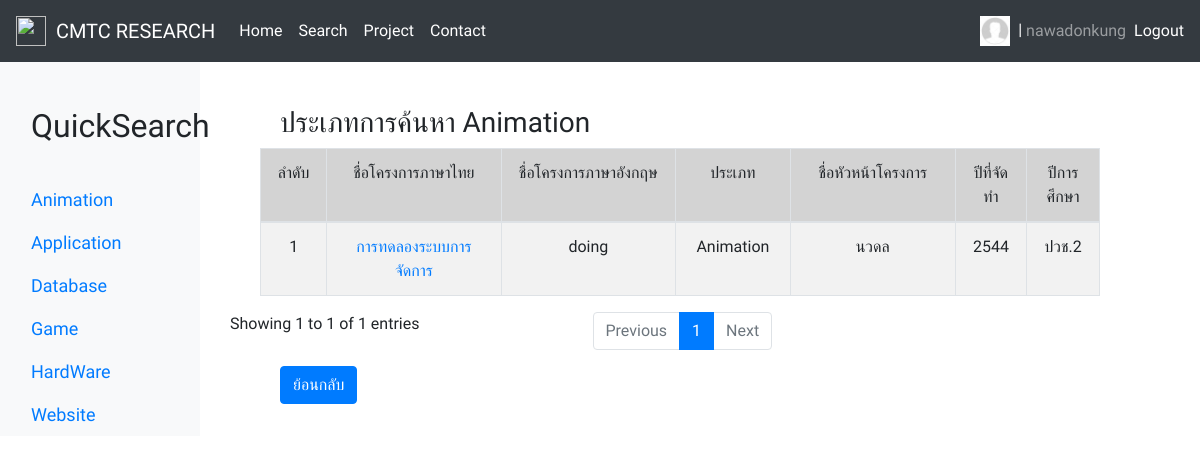
Screenshot of /QuickSearchPage/QuickSearchAnimation.php (signed in) with the database file from the repository.
### tables this page shows
CREATE TABLE `users` (
  `id` int(11) NOT NULL,
  `username` varchar(255) NOT NULL,
  `email` varchar(255) NOT NULL,
  `password` varchar(255) NOT NULL,
  `firstname` varchar(32) NOT NULL,
  `lastname` varchar(32) NOT NULL,
  `birthday` date NOT NULL,
  `userphotoicon` varchar(255) DEFAULT NULL,
  `phonenumber` int(64) DEFAULT NULL,
  `timestamp` timestamp NOT NULL DEFAULT current_timestamp() ON UPDATE current_timestamp()
);

CREATE TABLE `researchs` (
  `research_No` int(64) NOT NULL,
  `research_NameThai` varchar(64) NOT NULL,
  `research_NameEnglish` varchar(64) NOT NULL,
  `research_Image` varchar(255) DEFAULT NULL,
  `research_Type` varchar(64) NOT NULL,
  `research_ProjectLeaderName` varchar(64) NOT NULL,
  `research_ProjectLeaderEmail` varchar(64) NOT NULL,
  `research_AdvisorName` varchar(64) NOT NULL,
  `research_YearCompletion` int(4) NOT NULL,
  `research_StudentClass` varchar(64) NOT NULL,
  `research_Member` int(64) NOT NULL,
  `research_Text` text DEFAULT NULL,
  `research_FileWord` varchar(255) DEFAULT NULL,
  `research_FilePDF` varchar(255) DEFAULT NULL,
  `research_TimeStamp` timestamp NOT NULL DEFAULT current_timestamp() ON UPDATE current_timestamp()
);

### QuickSearchPage/QuickSearchAnimation.php (the view, shortened to what this page needs)
<?php
include_once "../Connection/db.php";
?>
<!doctype html>
<html lang="en">
<head>
    <link href="../assets/dist/css/bootstrap.min.css" rel="stylesheet">
    <link rel="stylesheet" href="https://stackpath.bootstrapcdn.com/bootstrap/4.4.1/css/bootstrap.min.css"
>
      <link herf="https://cdn.datatables.net/1.10.22/css/dataTables.bootstrap4.min.css" rel="stylesheet">
</head>
<body>
    <nav class="navbar navbar-expand-lg navbar-dark bg-dark">
    <img src="../img/itcmtc.png" width="30" height="30">
        <a class="navbar-brand" href="#">&nbsp; CMTC RESEARCH</a>
        <div class="collapse navbar-collapse" id="navbarText">
            <ul class="navbar-nav mr-auto">
                <li class="nav-item active">
                    <a class="nav-link" href="http://it.cmtc.ac.th/web2017/">Home</a>
                </li>
                <li class="nav-item active">
                    <a class="nav-link" href="../SearchPage/Search.php">Search</a>
                </li>
                <li class="nav-item active">
                    <a class="nav-link" href="../ProjectPage/Project.php">Project</a>
                </li>
                <li class="nav-item active">
                    <a class="nav-link" href="../ContactPage/Contact.php">Contact</a>
                </li>
            </ul>
            <?php if(!isset($_SESSION["username"])) { ?>
            <span class="navbar-text">
                <a href="../Login/LoginPage.php">Login</a>
            </span>
            <?php } else { ?>
            <span class="navbar-text">
            <?php
            $SESSONID = $_SESSION["id"];
            $readResearch = "SELECT * FROM users WHERE id = $SESSONID";
            $readResearchResult = mysqli_query($conn, $readResearch);
            ?>
            <?php if (mysqli_num_rows($readResearchResult) > 0) { ?>
            <?php while($row = mysqli_fetch_assoc($readResearchResult)) { ?>
                <?php $photo = $row["userphotoicon"] ?>
                <?php if (empty($photo)) {
                $photo = "icon1.jpg";
              } ?>
                <?php if(!isset($_SESSION["admin"])) echo "<a href=\"../Profile/MyProfile.php?id=" . $row["id"] . "\"><img src='../img/usersphoto/".$photo."'width='30' height='30' align='center'></a>" ?>
            <?php } ?>
            <?php } else { ?>
            error
            <?php } ?>
              <a>&nbsp;|&nbsp;</a>
            </span>
            <span class="navbar-text mr-2">
                <?php echo $_SESSION["username"]; ?>
            </span>
            <span class="navbar-text">
                <a href="../Login/Process/LogoutPageProcess.php">Logout</a>
            </span>
            <?php } ?>
        </div>
    </nav>
    <div class="container-fluid">
  <div class="row">
      <nav id="sidebarMenu" class="col-md-3 col-lg-2 d-md-block bg-light sidebar collapse">
        <div class="sidebar-sticky pt-3">
          <ul class="nav flex-column">
          <font size="6"class="d-flex justify-content-between align-items-center px-3 mt-4 mb-1  ">
          <span>QuickSearch</span>
          </font>
            <br>
            <li class="nav-item">
              <a class="nav-link" href="../QuickSearchPage/QuickSearchAnimation.php">
              <font size="4">
              <span>Animation</span>
            </font>
              </a>
            </li>
            <li class="nav-item">
              <a class="nav-link" href="../QuickSearchPage/QuickSearchApplication.php">
              <font size="4">
                Application
                </font>
              </a>
            </li>
            <li class="nav-item">
              <a class="nav-link" href="../QuickSearchPage/QuickSearchDatabase.php">
              <font size="4">
                Database
                </font>
              </a>
            </li>
            <li class="nav-item">
              <a class="nav-link" href="../QuickSearchPage/QuickSearchGame.php">
              <font size="4">
                Game
                </font>
              </a>
            </li>
            <li class="nav-item">
              <a class="nav-link" href="../QuickSearchPage/QuickSearchHardWare.php">
              <font size="4">
                HardWare
                </font>
              </a>
            </li>
            <li class="nav-item">
              <a class="nav-link" href="../QuickSearchPage/QuickSearchWebsite.php">
              <font size="4">
                Website
                </font>
              </a>
            </li>
          </ul>
        </div>
      </nav>
            <div class="col-9">
                <section id="products" class="pt-4">
                    <div class="container">
                        <div><h3 id="gridRight">ประเภทการค้นหา Animation</h3></div>
                        <table id="example" class="table table-striped table-bordered" style="width:100%">
                            <thead>
                                <tr style="background-color:#D3D3D3"  align="center">
                                <td  width="4%">ลำดับ</td>
                                    <td  width="20%">ชื่อโครงการภาษาไทย</td>
                                    <td  width="20%">ชื่อโครงการภาษาอังกฤษ</td>
                                    <td  width="9%">ประเภท</td>
                                    <td  width="19%">ชื่อหัวหน้าโครงการ</td>
                                    <td width="9%">ปีที่จัดทำ</td>
                                    <td  width="10%">ปีการศึกษา</td>
                                </tr>
                            </thead>
                            <tbody>
                            <div>
                            <?php
                                $readResearch = "SELECT * FROM researchs WHERE research_Type = 'Animation' ";
                                $readResearchResult = mysqli_query($conn, $readResearch);
                                ?>
                                <?php if (mysqli_num_rows($readResearchResult) > 0) { ?>
                                <?php
                                  $number = 0;
                                  while($row = mysqli_fetch_assoc($readResearchResult)) { ?>
                                    <?php $number = $number + 1; ?>
                                    <?php $name = $row["research_NameThai"]; ?>
                                    <tr>
                                        <td  style="text-align:justify:text-justify:inter-word" align="center"><?php echo $number ?></td>
                                        <td  style="text-align:justify:text-justify:inter-word" align="center" >
                                        <?php
                                        echo "<a href=\"../ProjectPage/ProjectDetail.php?id=" . $row["research_No"] . "\">$name</a>";
                                        ?>
                                        </td>
                                        <td  style="text-align:justify:text-justify:inter-word" align="center"><?php echo $row["research_NameEnglish"] ?></td>
                                        <td  style="text-align:justify:text-justify:inter-word" align="center"><?php echo $row["research_Type"] ?></td>
                                        <td  style="text-align:justify:text-justify:inter-word" align="center"><?php echo $row["research_ProjectLeaderName"] ?></td>
                                        <td  style="text-align:justify:text-justify:inter-word" align="center"><?php echo $row["research_YearCompletion"] ?></td>
                                        <td  style="text-align:justify:text-justify:inter-word" align="center"><?php echo $row["research_StudentClass"] ?></td>
                                    </tr>
                                <?php } ?>
                                <?php } else { ?>
                                <?php } ?>
                            </div>
                            </tbody>
                        </table>
                        <a  id="gridLeftTopic" href="../SearchPage/Search.php" class="btn btn-primary">ย้อนกลับ</a>
                    </div>
                </section>
            </div>
        </div>
    </div>
</body>
</html>

### QuickSearchPage/QuickSearchAnimation.php (style rules this page uses)
body { font-family: 'Sarabun', sans-serif; }
table { border-collapse: collapse; margin-right: 30px; margin-left: 30px; }
table, th, td { border: 1px solid black; }
#gridLeft, #gridRight { margin-left: 50px; padding-top: 20px; }
#gridLeftTopic { margin-left: 50px; }

### rows the page displays
researchs: research_NameThai "การทดลองระบบการจัดการ", research_NameEnglish "doing", research_Type "Animation", research_ProjectLeaderName "นวดล", research_YearCompletion "2544", research_StudentClass "ปวช.2"

### other values shown
$_SESSION["username"] "nawadonkung"
